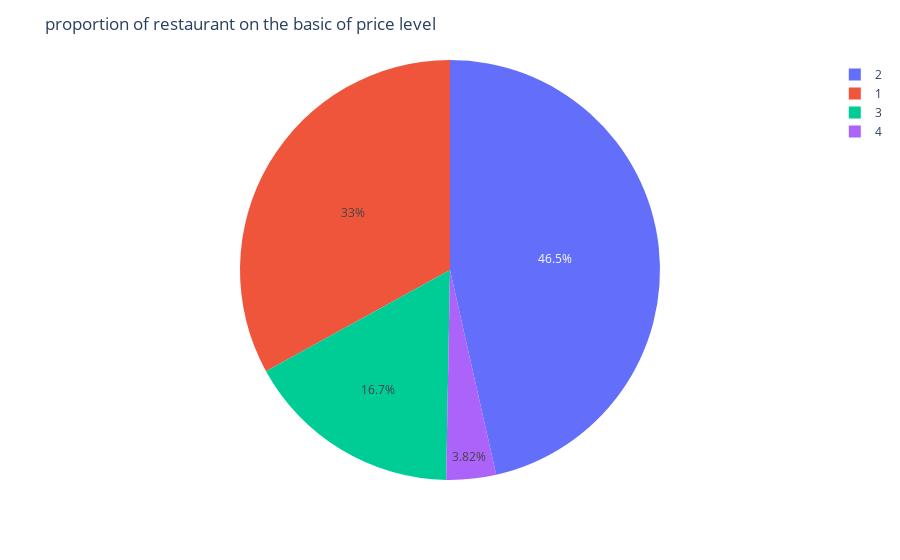

Write notebook code for a chart like this one.
### Markdown cell above
The average rating for the restaurant is nearly 4, except 3 cities: Kauhava, Kouvola, and Lieto which have rating under 3, all other cities have the rating of nearly 3 and above. However, as mentioned before, since the data is short and a lot of information is not included, this average doesn't show the real picture of restaurant rating in Finland.
### Price level
#### Percentage of restaurant grouped by price level

### Code cell
a = df.groupby("price").count().name*100/df.price.count()
fig = px.pie(a, names = a.index, values=a.values)
fig.update_layout(title='proportion of restaurant on the basic of price level')
fig.show()

### Figure 1 — Plotly figure (JSON) as saved in the notebook; plotly's stock layout.template omitted (floating-point values rounded to 4 significant figures)
{"data": [{"domain": {"x": [0, 1], "y": [0, 1]}, "hovertemplate": "price=%{label}<br>value=%{value}<extra></extra>", "labels": [1, 2, 3, 4], "legendgroup": "", "name": "", "showlegend": true, "type": "pie", "values": [33.0, 46.47, 16.71, 3.824]}], "layout": {"legend": {"tracegroupgap": 0}, "margin": {"t": 60}, "title": {"text": "proportion of restaurant on the basic of price level"}}}
